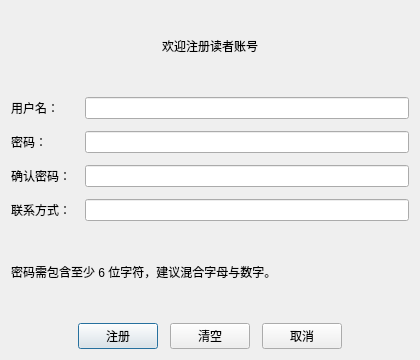
<?xml version="1.0" encoding="UTF-8"?>
<ui version="4.0">
 <class>RegisterDialog</class>
 <widget class="QDialog" name="RegisterDialog">
  <property name="geometry">
   <rect>
    <x>0</x>
    <y>0</y>
    <width>420</width>
    <height>360</height>
   </rect>
  </property>
  <property name="windowTitle">
   <string>读者注册</string>
  </property>
  <layout class="QVBoxLayout" name="verticalLayout">
   <property name="spacing">
    <number>16</number>
   </property>
   <item>
    <widget class="QLabel" name="labelTitle">
     <property name="text">
      <string>欢迎注册读者账号</string>
     </property>
     <property name="alignment">
      <set>Qt::AlignHCenter|Qt::AlignVCenter</set>
     </property>
    </widget>
   </item>
   <item>
    <layout class="QFormLayout" name="formLayout">
     <property name="horizontalSpacing">
      <number>14</number>
     </property>
     <property name="verticalSpacing">
      <number>12</number>
     </property>
     <item row="0" column="0">
      <widget class="QLabel" name="labelUsername">
       <property name="text">
        <string>用户名：</string>
       </property>
       <property name="alignment">
        <set>Qt::AlignRight|Qt::AlignVCenter</set>
       </property>
      </widget>
     </item>
     <item row="0" column="1">
      <widget class="QLineEdit" name="lineEditUsername"/>
     </item>
     <item row="1" column="0">
      <widget class="QLabel" name="labelPassword">
       <property name="text">
        <string>密码：</string>
       </property>
       <property name="alignment">
        <set>Qt::AlignRight|Qt::AlignVCenter</set>
       </property>
      </widget>
     </item>
     <item row="1" column="1">
      <widget class="QLineEdit" name="lineEditPassword"/>
     </item>
     <item row="2" column="0">
      <widget class="QLabel" name="labelConfirm">
       <property name="text">
        <string>确认密码：</string>
       </property>
       <property name="alignment">
        <set>Qt::AlignRight|Qt::AlignVCenter</set>
       </property>
      </widget>
     </item>
     <item row="2" column="1">
      <widget class="QLineEdit" name="lineEditConfirmPassword"/>
     </item>
     <item row="3" column="0">
      <widget class="QLabel" name="labelPhone">
       <property name="text">
        <string>联系方式：</string>
       </property>
       <property name="alignment">
        <set>Qt::AlignRight|Qt::AlignVCenter</set>
       </property>
      </widget>
     </item>
     <item row="3" column="1">
      <widget class="QLineEdit" name="lineEditPhone"/>
     </item>
    </layout>
   </item>
   <item>
    <widget class="QLabel" name="labelHint">
     <property name="text">
      <string>密码需包含至少 6 位字符，建议混合字母与数字。</string>
     </property>
     <property name="alignment">
      <set>Qt::AlignLeft|Qt::AlignVCenter</set>
     </property>
     <property name="wordWrap">
      <bool>true</bool>
     </property>
    </widget>
   </item>
   <item>
    <layout class="QHBoxLayout" name="buttonLayout">
     <property name="spacing">
      <number>12</number>
     </property>
     <item>
      <spacer name="horizontalSpacer">
       <property name="orientation">
        <enum>Qt::Horizontal</enum>
       </property>
       <property name="sizeHint" stdset="0">
        <size>
         <width>20</width>
         <height>20</height>
        </size>
       </property>
      </spacer>
     </item>
     <item>
      <widget class="QPushButton" name="pushButtonSubmit">
       <property name="text">
        <string>注册</string>
       </property>
      </widget>
     </item>
     <item>
      <widget class="QPushButton" name="pushButtonClear">
       <property name="text">
        <string>清空</string>
       </property>
      </widget>
     </item>
     <item>
      <widget class="QPushButton" name="pushButtonCancel">
       <property name="text">
        <string>取消</string>
       </property>
      </widget>
     </item>
     <item>
      <spacer name="horizontalSpacer_2">
       <property name="orientation">
        <enum>Qt::Horizontal</enum>
       </property>
       <property name="sizeHint" stdset="0">
        <size>
         <width>20</width>
         <height>20</height>
        </size>
       </property>
      </spacer>
     </item>
    </layout>
   </item>
  </layout>
 </widget>
 <resources/>
 <connections/>
</ui>
